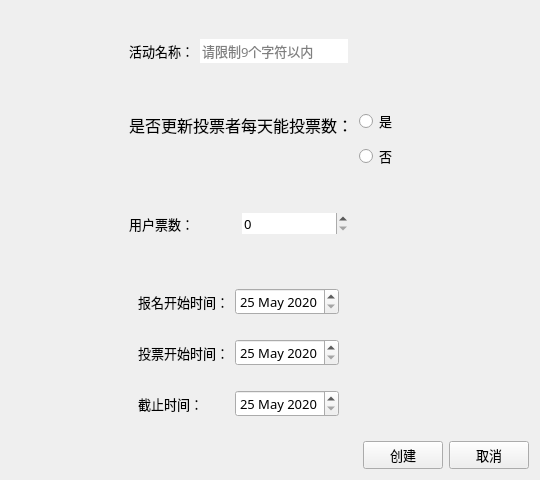
<?xml version="1.0" encoding="UTF-8"?>
<ui version="4.0">
 <class>createActivity</class>
 <widget class="QWidget" name="createActivity">
  <property name="geometry">
   <rect>
    <x>0</x>
    <y>0</y>
    <width>540</width>
    <height>480</height>
   </rect>
  </property>
  <property name="minimumSize">
   <size>
    <width>540</width>
    <height>480</height>
   </size>
  </property>
  <property name="maximumSize">
   <size>
    <width>540</width>
    <height>480</height>
   </size>
  </property>
  <property name="font">
   <font>
    <family>楷体</family>
    <pointsize>10</pointsize>
   </font>
  </property>
  <property name="windowTitle">
   <string>Form</string>
  </property>
  <layout class="QGridLayout" name="gridLayout_2">
   <item row="3" column="1">
    <widget class="QWidget" name="widget_6" native="true">
     <layout class="QVBoxLayout" name="verticalLayout">
      <item>
       <widget class="QWidget" name="widget_3" native="true">
        <layout class="QHBoxLayout" name="horizontalLayout_2">
         <item>
          <widget class="QLabel" name="label_3">
           <property name="text">
            <string>报名开始时间：</string>
           </property>
          </widget>
         </item>
         <item>
          <widget class="QDateEdit" name="firstTime">
           <property name="maximumDateTime">
            <datetime>
             <hour>23</hour>
             <minute>59</minute>
             <second>59</second>
             <year>2100</year>
             <month>1</month>
             <day>1</day>
            </datetime>
           </property>
           <property name="minimumDateTime">
            <datetime>
             <hour>0</hour>
             <minute>0</minute>
             <second>0</second>
             <year>2020</year>
             <month>5</month>
             <day>25</day>
            </datetime>
           </property>
          </widget>
         </item>
        </layout>
       </widget>
      </item>
      <item>
       <widget class="QWidget" name="widget_4" native="true">
        <layout class="QHBoxLayout" name="horizontalLayout_3">
         <item>
          <widget class="QLabel" name="label_4">
           <property name="text">
            <string>投票开始时间：</string>
           </property>
          </widget>
         </item>
         <item>
          <widget class="QDateEdit" name="secondTime">
           <property name="maximumDateTime">
            <datetime>
             <hour>23</hour>
             <minute>59</minute>
             <second>59</second>
             <year>2100</year>
             <month>1</month>
             <day>1</day>
            </datetime>
           </property>
           <property name="minimumDateTime">
            <datetime>
             <hour>0</hour>
             <minute>0</minute>
             <second>0</second>
             <year>2020</year>
             <month>5</month>
             <day>25</day>
            </datetime>
           </property>
          </widget>
         </item>
        </layout>
       </widget>
      </item>
      <item>
       <widget class="QWidget" name="widget_5" native="true">
        <layout class="QHBoxLayout" name="horizontalLayout_4">
         <item>
          <widget class="QLabel" name="label_5">
           <property name="text">
            <string>截止时间：</string>
           </property>
          </widget>
         </item>
         <item>
          <widget class="QDateEdit" name="thirdTime">
           <property name="maximumDate">
            <date>
             <year>2100</year>
             <month>1</month>
             <day>1</day>
            </date>
           </property>
           <property name="minimumDate">
            <date>
             <year>2020</year>
             <month>5</month>
             <day>25</day>
            </date>
           </property>
          </widget>
         </item>
        </layout>
       </widget>
      </item>
     </layout>
    </widget>
   </item>
   <item row="0" column="1">
    <widget class="QWidget" name="widget_7" native="true">
     <layout class="QHBoxLayout" name="horizontalLayout_5">
      <item>
       <widget class="QLabel" name="label_6">
        <property name="text">
         <string>活动名称：</string>
        </property>
       </widget>
      </item>
      <item>
       <widget class="QLineEdit" name="lineEdit">
        <property name="frame">
         <bool>false</bool>
        </property>
        <property name="placeholderText">
         <string>请限制9个字符以内</string>
        </property>
       </widget>
      </item>
     </layout>
    </widget>
   </item>
   <item row="4" column="3">
    <widget class="QPushButton" name="cancelbtn">
     <property name="text">
      <string>取消</string>
     </property>
    </widget>
   </item>
   <item row="1" column="1" colspan="2">
    <widget class="QWidget" name="widget" native="true">
     <layout class="QGridLayout" name="gridLayout">
      <item row="0" column="1" rowspan="2">
       <widget class="QRadioButton" name="yesbtn">
        <property name="text">
         <string>是</string>
        </property>
       </widget>
      </item>
      <item row="2" column="1">
       <widget class="QRadioButton" name="nobtn">
        <property name="text">
         <string>否</string>
        </property>
       </widget>
      </item>
      <item row="1" column="0">
       <widget class="QLabel" name="label">
        <property name="font">
         <font>
          <family>楷体</family>
          <pointsize>12</pointsize>
         </font>
        </property>
        <property name="text">
         <string>是否更新投票者每天能投票数：</string>
        </property>
       </widget>
      </item>
     </layout>
    </widget>
   </item>
   <item row="2" column="1">
    <widget class="QWidget" name="widget_2" native="true">
     <layout class="QHBoxLayout" name="horizontalLayout">
      <item>
       <widget class="QLabel" name="label_2">
        <property name="text">
         <string>用户票数：</string>
        </property>
       </widget>
      </item>
      <item>
       <widget class="QSpinBox" name="setVotes">
        <property name="frame">
         <bool>false</bool>
        </property>
        <property name="maximum">
         <number>9</number>
        </property>
       </widget>
      </item>
     </layout>
    </widget>
   </item>
   <item row="4" column="2">
    <widget class="QPushButton" name="creatbtn">
     <property name="text">
      <string>创建</string>
     </property>
    </widget>
   </item>
   <item row="0" column="0">
    <spacer name="horizontalSpacer">
     <property name="orientation">
      <enum>Qt::Horizontal</enum>
     </property>
     <property name="sizeHint" stdset="0">
      <size>
       <width>40</width>
       <height>20</height>
      </size>
     </property>
    </spacer>
   </item>
  </layout>
 </widget>
 <resources/>
 <connections/>
</ui>
